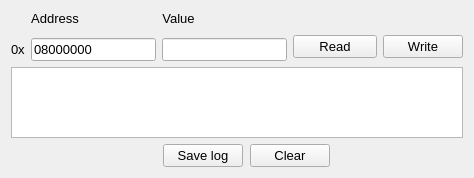
<?xml version="1.0" encoding="UTF-8"?>
<ui version="4.0">
 <class>Form</class>
 <widget class="QWidget" name="Form">
  <property name="geometry">
   <rect>
    <x>0</x>
    <y>0</y>
    <width>474</width>
    <height>178</height>
   </rect>
  </property>
  <property name="maximumSize">
   <size>
    <width>500</width>
    <height>500</height>
   </size>
  </property>
  <property name="windowTitle">
   <string>Memory W/R</string>
  </property>
  <layout class="QGridLayout" name="gridLayout">
   <item row="0" column="0" rowspan="2">
    <spacer name="horizontalSpacer">
     <property name="orientation">
      <enum>Qt::Horizontal</enum>
     </property>
     <property name="sizeType">
      <enum>QSizePolicy::Fixed</enum>
     </property>
     <property name="sizeHint" stdset="0">
      <size>
       <width>13</width>
       <height>20</height>
      </size>
     </property>
    </spacer>
   </item>
   <item row="0" column="1">
    <widget class="QLabel" name="label_2">
     <property name="sizePolicy">
      <sizepolicy hsizetype="Fixed" vsizetype="Fixed">
       <horstretch>0</horstretch>
       <verstretch>0</verstretch>
      </sizepolicy>
     </property>
     <property name="font">
      <font>
       <pointsize>10</pointsize>
      </font>
     </property>
     <property name="layoutDirection">
      <enum>Qt::LeftToRight</enum>
     </property>
     <property name="text">
      <string>Address</string>
     </property>
     <property name="alignment">
      <set>Qt::AlignCenter</set>
     </property>
    </widget>
   </item>
   <item row="0" column="2">
    <widget class="QLabel" name="label_3">
     <property name="sizePolicy">
      <sizepolicy hsizetype="Fixed" vsizetype="Fixed">
       <horstretch>0</horstretch>
       <verstretch>0</verstretch>
      </sizepolicy>
     </property>
     <property name="font">
      <font>
       <pointsize>10</pointsize>
      </font>
     </property>
     <property name="text">
      <string>Value</string>
     </property>
     <property name="alignment">
      <set>Qt::AlignCenter</set>
     </property>
    </widget>
   </item>
   <item row="0" column="4">
    <spacer name="verticalSpacer">
     <property name="orientation">
      <enum>Qt::Vertical</enum>
     </property>
     <property name="sizeType">
      <enum>QSizePolicy::Fixed</enum>
     </property>
     <property name="sizeHint" stdset="0">
      <size>
       <width>20</width>
       <height>13</height>
      </size>
     </property>
    </spacer>
   </item>
   <item row="0" column="5">
    <spacer name="verticalSpacer_2">
     <property name="orientation">
      <enum>Qt::Vertical</enum>
     </property>
     <property name="sizeType">
      <enum>QSizePolicy::Fixed</enum>
     </property>
     <property name="sizeHint" stdset="0">
      <size>
       <width>20</width>
       <height>13</height>
      </size>
     </property>
    </spacer>
   </item>
   <item row="1" column="3" rowspan="2" colspan="2">
    <widget class="QPushButton" name="Btn_Read">
     <property name="sizePolicy">
      <sizepolicy hsizetype="Minimum" vsizetype="Fixed">
       <horstretch>0</horstretch>
       <verstretch>0</verstretch>
      </sizepolicy>
     </property>
     <property name="font">
      <font>
       <pointsize>10</pointsize>
      </font>
     </property>
     <property name="text">
      <string>Read</string>
     </property>
    </widget>
   </item>
   <item row="1" column="5" rowspan="2">
    <widget class="QPushButton" name="Btn_Write">
     <property name="sizePolicy">
      <sizepolicy hsizetype="Minimum" vsizetype="Fixed">
       <horstretch>0</horstretch>
       <verstretch>0</verstretch>
      </sizepolicy>
     </property>
     <property name="font">
      <font>
       <pointsize>10</pointsize>
      </font>
     </property>
     <property name="text">
      <string>Write</string>
     </property>
    </widget>
   </item>
   <item row="2" column="0">
    <widget class="QLabel" name="label">
     <property name="sizePolicy">
      <sizepolicy hsizetype="Fixed" vsizetype="Fixed">
       <horstretch>0</horstretch>
       <verstretch>0</verstretch>
      </sizepolicy>
     </property>
     <property name="font">
      <font>
       <pointsize>10</pointsize>
      </font>
     </property>
     <property name="text">
      <string>0x</string>
     </property>
    </widget>
   </item>
   <item row="2" column="1">
    <widget class="QLineEdit" name="lineEdit_Address">
     <property name="sizePolicy">
      <sizepolicy hsizetype="Fixed" vsizetype="Fixed">
       <horstretch>0</horstretch>
       <verstretch>0</verstretch>
      </sizepolicy>
     </property>
     <property name="font">
      <font>
       <pointsize>10</pointsize>
      </font>
     </property>
     <property name="text">
      <string>08000000</string>
     </property>
    </widget>
   </item>
   <item row="2" column="2">
    <widget class="QLineEdit" name="lineEdit_Value">
     <property name="sizePolicy">
      <sizepolicy hsizetype="Fixed" vsizetype="Fixed">
       <horstretch>0</horstretch>
       <verstretch>0</verstretch>
      </sizepolicy>
     </property>
     <property name="font">
      <font>
       <pointsize>10</pointsize>
      </font>
     </property>
    </widget>
   </item>
   <item row="3" column="0" colspan="6">
    <widget class="QTextEdit" name="textEdit">
     <property name="html">
      <string>&lt;!DOCTYPE HTML PUBLIC &quot;-//W3C//DTD HTML 4.0//EN&quot; &quot;http://www.w3.org/TR/REC-html40/strict.dtd&quot;&gt;
&lt;html&gt;&lt;head&gt;&lt;meta name=&quot;qrichtext&quot; content=&quot;1&quot; /&gt;&lt;style type=&quot;text/css&quot;&gt;
p, li { white-space: pre-wrap; }
&lt;/style&gt;&lt;/head&gt;&lt;body style=&quot; font-family:'MS Shell Dlg 2'; font-size:8.25pt; font-weight:400; font-style:normal;&quot;&gt;
&lt;p style=&quot;-qt-paragraph-type:empty; margin-top:0px; margin-bottom:0px; margin-left:0px; margin-right:0px; -qt-block-indent:0; text-indent:0px;&quot;&gt;&lt;br /&gt;&lt;/p&gt;&lt;/body&gt;&lt;/html&gt;</string>
     </property>
    </widget>
   </item>
   <item row="4" column="2" colspan="2">
    <layout class="QHBoxLayout" name="horizontalLayout">
     <item>
      <widget class="QPushButton" name="Btn_Save">
       <property name="sizePolicy">
        <sizepolicy hsizetype="Fixed" vsizetype="Fixed">
         <horstretch>0</horstretch>
         <verstretch>0</verstretch>
        </sizepolicy>
       </property>
       <property name="font">
        <font>
         <pointsize>10</pointsize>
        </font>
       </property>
       <property name="text">
        <string>Save log</string>
       </property>
      </widget>
     </item>
     <item>
      <widget class="QPushButton" name="Btn_Clear">
       <property name="sizePolicy">
        <sizepolicy hsizetype="Fixed" vsizetype="Fixed">
         <horstretch>0</horstretch>
         <verstretch>0</verstretch>
        </sizepolicy>
       </property>
       <property name="font">
        <font>
         <pointsize>10</pointsize>
        </font>
       </property>
       <property name="text">
        <string>Clear</string>
       </property>
      </widget>
     </item>
    </layout>
   </item>
  </layout>
 </widget>
 <resources/>
 <connections>
  <connection>
   <sender>Btn_Clear</sender>
   <signal>clicked()</signal>
   <receiver>textEdit</receiver>
   <slot>clear()</slot>
   <hints>
    <hint type="sourcelabel">
     <x>296</x>
     <y>180</y>
    </hint>
    <hint type="destinationlabel">
     <x>310</x>
     <y>129</y>
    </hint>
   </hints>
  </connection>
 </connections>
</ui>
